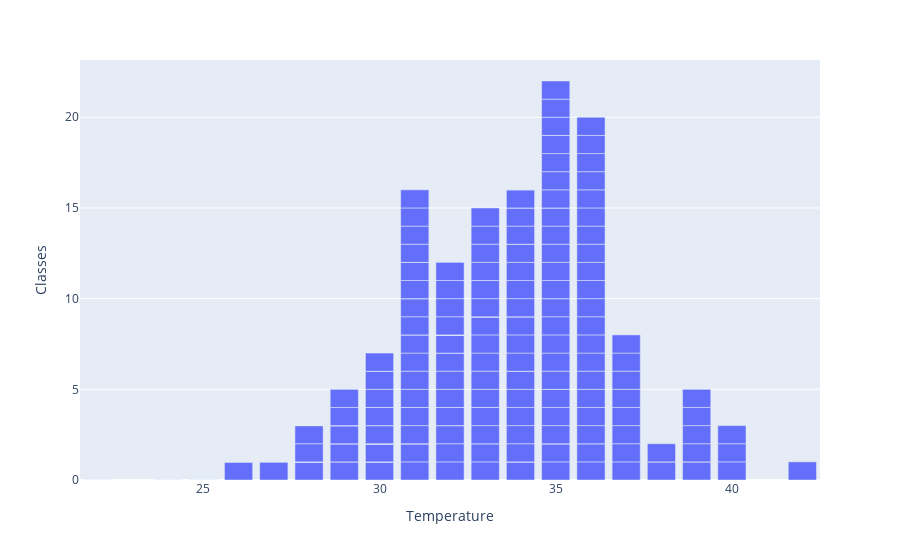

The notebook cell saved with this chart:
### Code cell
px.bar(data_frame=df,x="Temperature",y="Classes",labels=["fire count"])

### Figure 1 — Plotly figure (JSON) as saved in the notebook; plotly's stock layout.template omitted (floating-point values rounded to 4 significant figures; data arrays with more than 128 entries replaced by an {"elided": "..."} marker saying what was removed)
{"data": [{"alignmentgroup": "True", "hovertemplate": "Temperature=%{x}<br>Classes=%{y}<extra></extra>", "legendgroup": "", "marker": {"color": "#636efa", "pattern": {"shape": ""}}, "name": "", "offsetgroup": "", "orientation": "v", "showlegend": false, "textposition": "auto", "type": "bar", "x": {"elided": "243 int values"}, "xaxis": "x", "y": {"elided": "243 int values"}, "yaxis": "y"}], "layout": {"autosize": true, "barmode": "relative", "legend": {"tracegroupgap": 0}, "margin": {"t": 60}, "xaxis": {"anchor": "y", "autorange": true, "domain": [0, 1], "range": [21.5, 42.5], "title": {"text": "Temperature"}, "type": "linear"}, "yaxis": {"anchor": "x", "autorange": true, "domain": [0, 1], "range": [0, 23.16], "title": {"text": "Classes"}, "type": "linear"}}}
